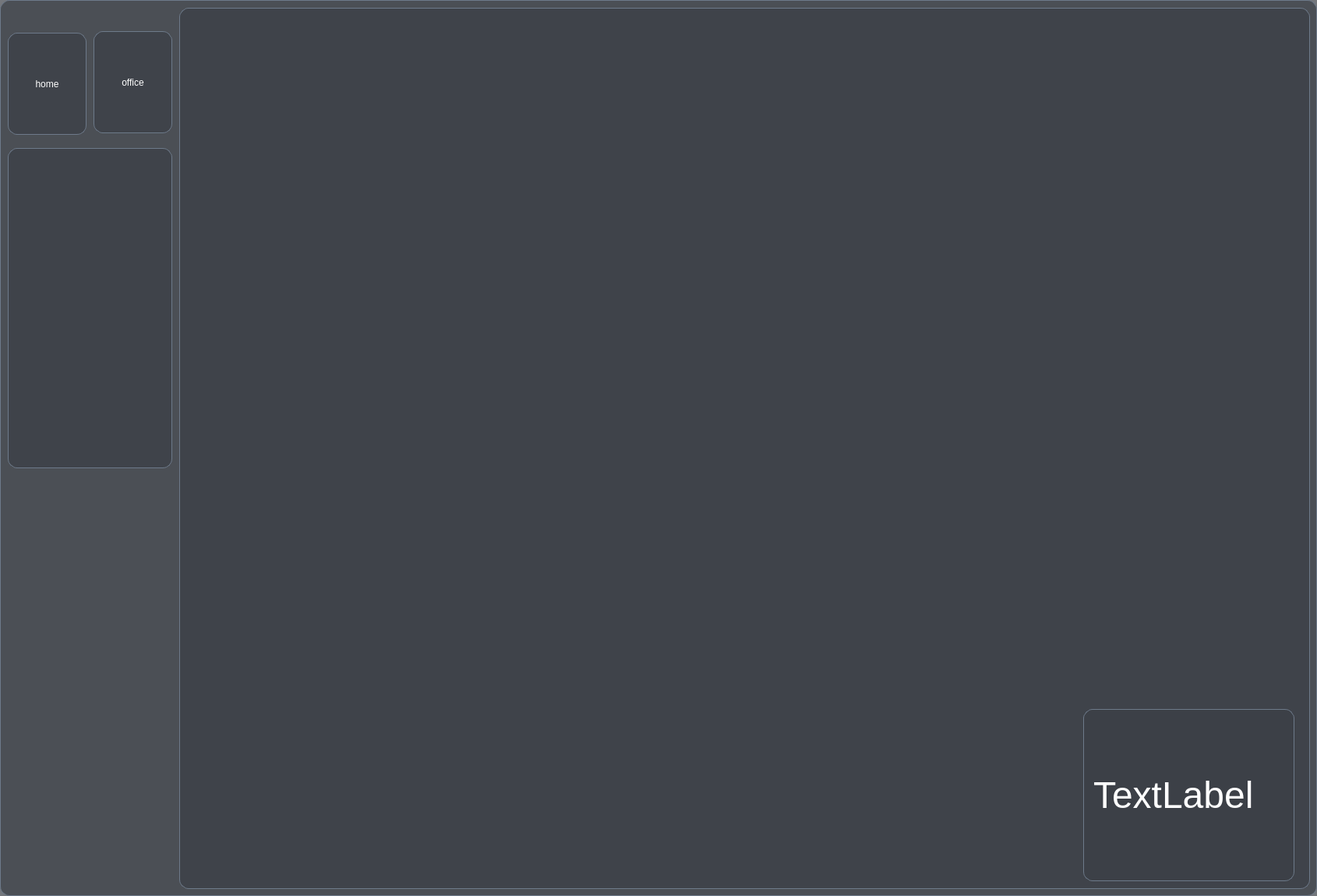
     <widget class="QWidget" name="page_navi">
      <property name="styleSheet">
       <string notr="true">QWidget {
    background-color: rgba(58, 63, 70, 180);
    color: white;
    border: 1px solid #6d7a8a;
    border-radius: 12px;
}</string>
      </property>
      <widget class="QPushButton" name="dest_home">
       <property name="geometry">
        <rect>
         <x>10</x>
         <y>42</y>
         <width>101</width>
         <height>131</height>
        </rect>
       </property>
       <property name="text">
        <string>home</string>
       </property>
      </widget>
      <widget class="QPushButton" name="dest_office">
       <property name="geometry">
        <rect>
         <x>120</x>
         <y>40</y>
         <width>101</width>
         <height>131</height>
        </rect>
       </property>
       <property name="text">
        <string>office</string>
       </property>
      </widget>
      <widget class="QListWidget" name="list_dest_places">
       <property name="geometry">
        <rect>
         <x>10</x>
         <y>190</y>
         <width>211</width>
         <height>411</height>
        </rect>
       </property>
       <property name="font">
        <font>
         <pointsize>28</pointsize>
        </font>
       </property>
      </widget>
      <widget class="QWidget" name="mapContainer" native="true">
       <property name="geometry">
        <rect>
         <x>230</x>
         <y>10</y>
         <width>1451</width>
         <height>1131</height>
        </rect>
       </property>
       <widget class="QLabel" name="speedLimitLabel">
        <property name="geometry">
         <rect>
          <x>1160</x>
          <y>900</y>
          <width>271</width>
          <height>221</height>
         </rect>
        </property>
        <property name="font">
         <font>
          <pointsize>36</pointsize>
         </font>
        </property>
        <property name="text">
         <string>TextLabel</string>
        </property>
       </widget>
      </widget>
     </widget>
